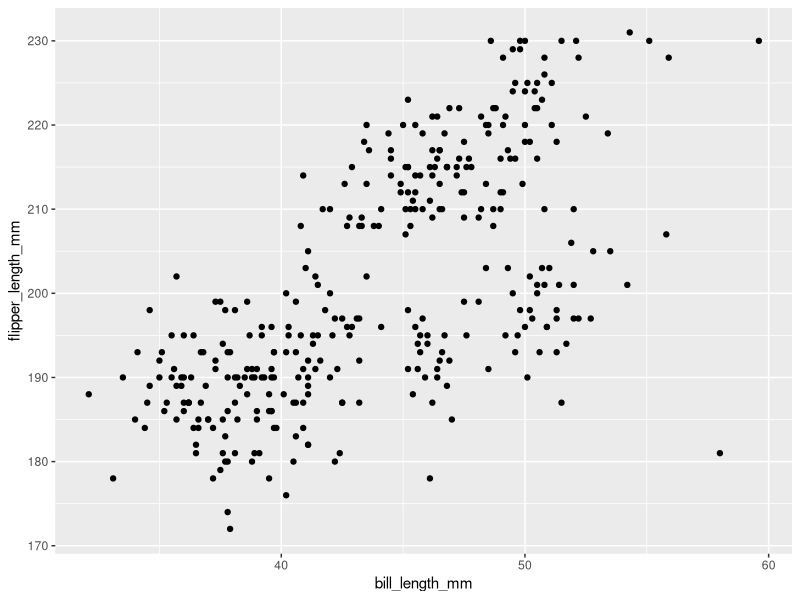
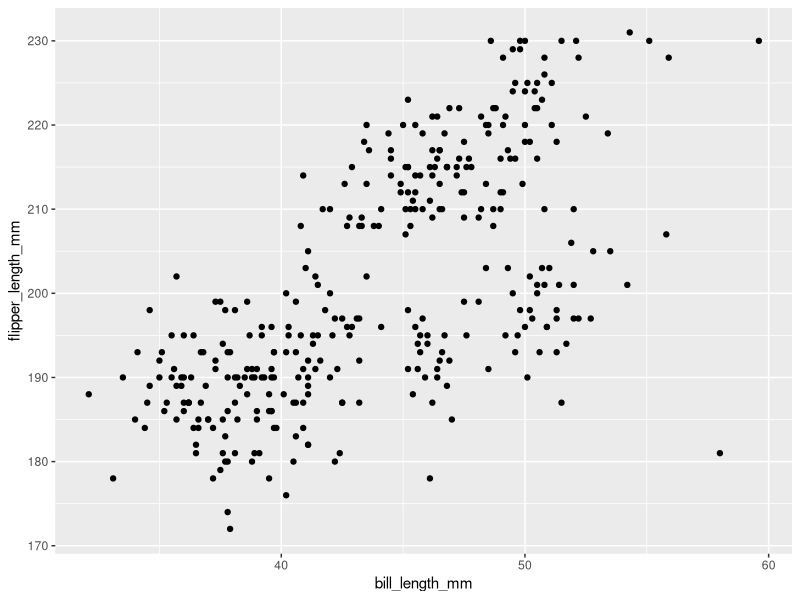

The R script that drew these images, in order:
## ---- chunk 1
library(tidyverse)

q1=tibble(samp = rnorm(10),
          samp > 10,
          cvec = c("a","b","c","d","e","f","g","h","i","j"),
          fvec = factor(c("red","green","yellow","red","red","green","red","red","red","red")))

print(q1)
## ---- chunk 2
mean(pull(q1,samp))
mean(as.numeric(pull(q1,cvec)))
mean(as.numeric(pull(q1,fvec)))
## ---- chunk 3
library(palmerpenguins)
penguins
## ---- chunk 4
colnames(penguins)
nrow(penguins)
ncol(penguins)
## ---- chunk 5
nrow(penguins)
ncol(penguins)
## ---- chunk 6
mean(pull(penguins,flipper_length_mm),na.rm=TRUE)
## ---- chunk 7
library(ggplot2)
ggplot(penguins, aes(x = bill_length_mm, y = flipper_length_mm),color=species) + geom_point()

ggsave("penguins.pdf")
